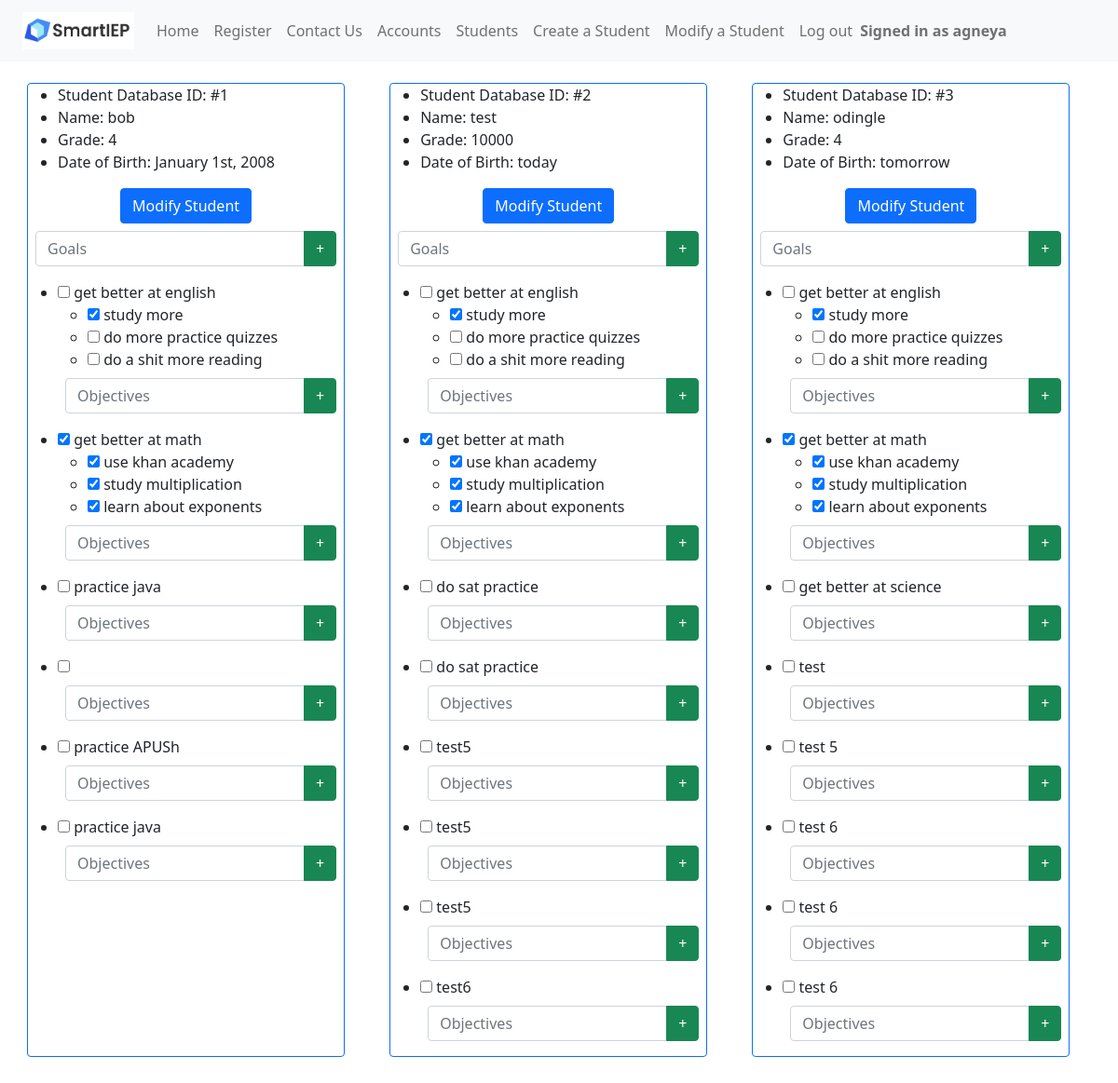
The page /students (signed in) on the database as committed earlier.
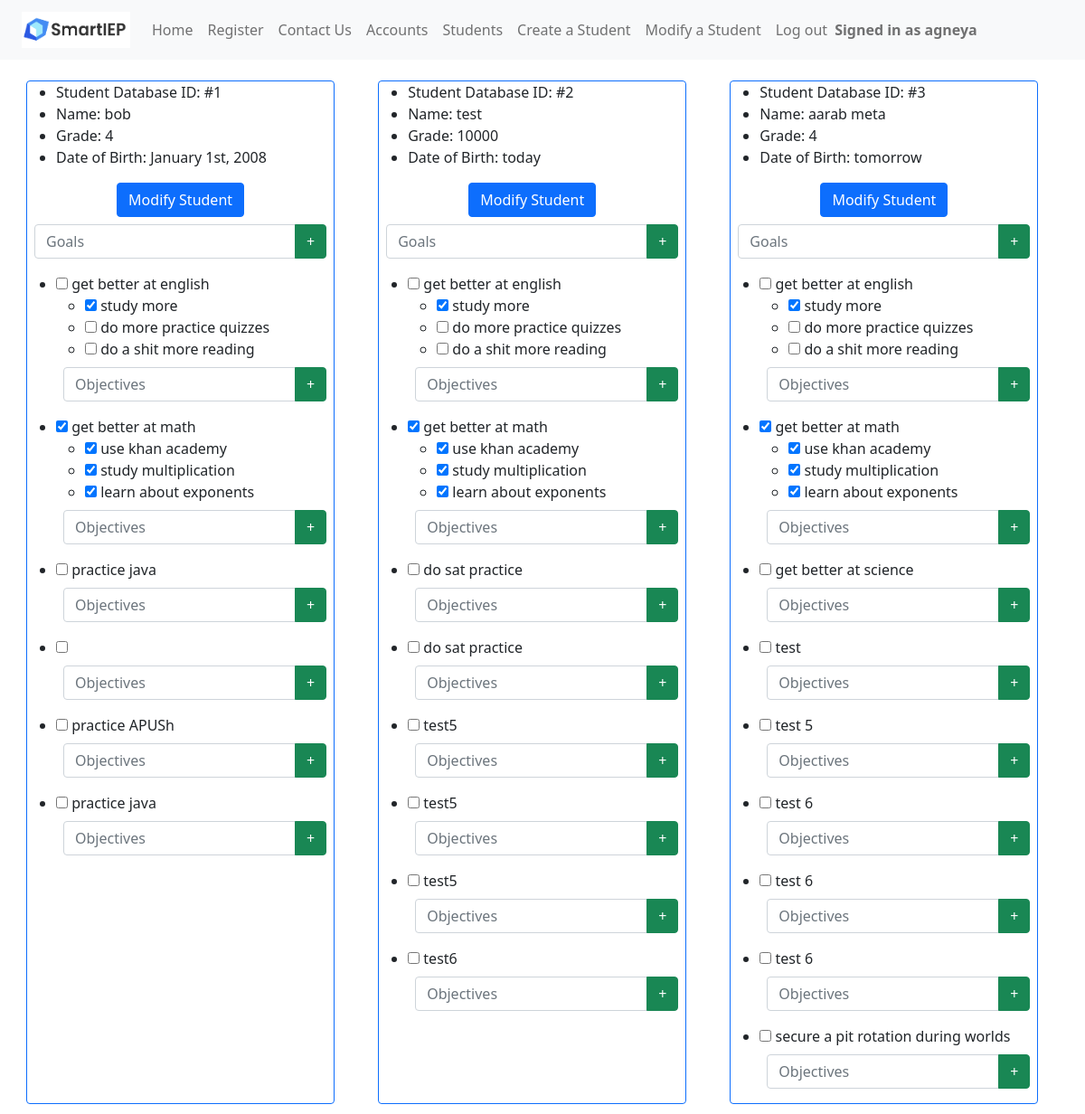
The same page on the database as committed later.
### app.py (models this page shows, shortened)
class Accounts(UserMixin, db.Model):
	__tablename__ = 'accounts'
	account_id = db.Column(db.Integer, primary_key=True)
	callname = db.Column(db.String(200),nullable=False)
	username = db.Column(db.String(200),nullable=False)
	password = db.Column(db.String(200),nullable=False)

class Students(db.Model):
	__tablename__ = 'students'
	student_id = db.Column(db.Integer, primary_key=True)
	name = db.Column(db.String(200),nullable=False)
	grade = db.Column(db.Integer)
	dateofbirth = db.Column(db.String(200),nullable=False)
	tasks = db.Column(db.String(500),nullable=False)

### app.py (the view, shortened to what this page needs)
@main.route("/students", methods=('GET', 'POST'))
@login_required
def students():
	students = Students.query.all()
	return render_template('students.html',students=students)

### app.py (called while the page is built)
@login_manager.user_loader
def load_user(account_id):
    return Accounts.query.get(int(account_id))

@app.context_processor
def utility_processor():
	def parse_tasks(newData):
		goalArrays = []
		for i in range(MAX_GOALS):
			goalArrays.append([])
		parts = newData[:-1].split(";")
		counter = 0
		for part in parts:
			if part[1] == "[":
				part = re.sub("\[.*?\]","[]",part)
				part = part.replace("[","").replace("]","")
				goalArrays[counter].append(part)
				counter = counter + 1
		for part in parts:
			if part[1] == "(":
				goalKey = int(part[part.find("(")+1:part.find(")")])
				part = re.sub("\(.*?\)","()",part)
				part = part.replace("(","").replace(")","")
				goalArrays[goalKey].append(part)
		return goalArrays
	return dict(parse_tasks=parse_tasks)

### templates/students.html (shortened to what this page needs)
<!DOCTYPE html>
<html lang="en">
    <head>
        <link href="https://cdn.jsdelivr.net/npm/bootstrap@5.0.2/dist/css/bootstrap.min.css" rel="stylesheet">
    </head>
    <header>
      {% include 'nav.html' %}
    </header>
    <body>
        <div class="content">
            {% for student in students %}
                <div class="m-4 border border-primary rounded">
                    <ul>
                        <li>Student Database ID: #{{ student.student_id }}</li>
                        <li>Name: {{ student.name }}</li>
                        <li>Grade: {{ student.grade }}</li>
                        <li>Date of Birth: {{ student.dateofbirth }}</li>
                    </ul>
                    <div class="container">
                        <div class="d-flex justify-content-center align-items-center">
                            <button class="btn btn-primary" type="button" data-toggle="collapse" data-target="#dropDownForm{{ student.student_id }}" aria-expanded="false" aria-controls="dropDownForm">
                                Modify Student
                            </button>
                        </div>
                    </div>
                    <form method="post" class="m-2" action="/addgoal">
                        <div class="input-group mb-3">
                          <input type="text" class="form-control" name="addgoal{{ student.student_id }}" id="addgoal" placeholder="Goals">
                          <button class="btn btn-success" type="submit" name="submit_goal" value="submit_goal{{ student.student_id }}">+</button>
                        </div>
                    </form>
                    {% for taskarr in parse_tasks(student.tasks) if not taskarr|length == 0%}
                        <ul class="mt-1">
                            <li>
                                <input type="checkbox" {% if taskarr[0][0] == "1" %} checked="checked"{% endif %}> {{ taskarr[0][1:] }}</input>
                            </li>
                                <ul>
                                    {% set counter = 1%}
                                    {% for objective in taskarr[1:] %}
                                        <li>
                                            <input type="checkbox" {% if taskarr[loop.index][0] == "1" %} checked="checked"{% endif %}> {{ taskarr[loop.index][1:] }}</input>
                                        </li>
                                    {% endfor %}
                                </ul>
                                <form method="post" class="m-2">
                                    <div class="input-group mb-3">
                                      <input type="text" class="form-control" placeholder="Objectives">
                                      <button class="btn btn-success" type="submit">+</button>
                                    </div>
                                </form>
                        </ul>
                    {% endfor %}
                </div>
            {% endfor %}
        </div>
    </body>
</html>

### templates/nav.html (shortened to what this page needs)
<nav class="px-4 navbar fixed-top navbar-expand-lg navbar-light bg-light">
    <a class="navbar-brand" href="/"><img src="static\smartieplogo.png" width="120" height="40"></a>
    <div>
      <ul class="navbar-nav mr-auto">
        <li class="nav-item active">
          <a class="nav-link" href="/signin">Home</a>
        </li>
        <li class="nav-item">
          <a class="nav-link" href="/register">Register</a>
        </li>
        <li class="nav-item">
          <a class="nav-link" href="/contactus">Contact Us</a>
        </li>
        {% if current_user.is_authenticated %}
        <li class="nav-item">
          <a class="nav-link" href="/accounts">Accounts</a>
        </li>
        <li class="nav-item">
          <a class="nav-link" href="/students">Students</a>
        </li>
        <li class="nav-item">
          <a class="nav-link" href="/createstudent">Create a Student</a>
        </li>
        <li class="nav-item">
          <a class="nav-link" href="/modifystudent">Modify a Student</a>
        </li>
        <li class="nav-item">
          <a class="nav-link" href="/logout">Log out</a>
        </li>
        <span class="navbar-text navbar-right">
          <b>Signed in as {{ current_user.callname }}</b>
        </span>
      </ul>
        {% endif %}
    </div>
  </nav>

### templates/students.html (style rules this page uses)
.content { margin: 5px; width: 100%; display: flex; flex-direction: row; flex-wrap: wrap; }
body { padding-top: 60px; }

Rows that differ between the two databases and show on the page:
changed Students "tomorrow": name "odingle" → "aarab meta"
Other text that changed with them:
new list line: "☐ secure a pit rotation during worlds  +"
